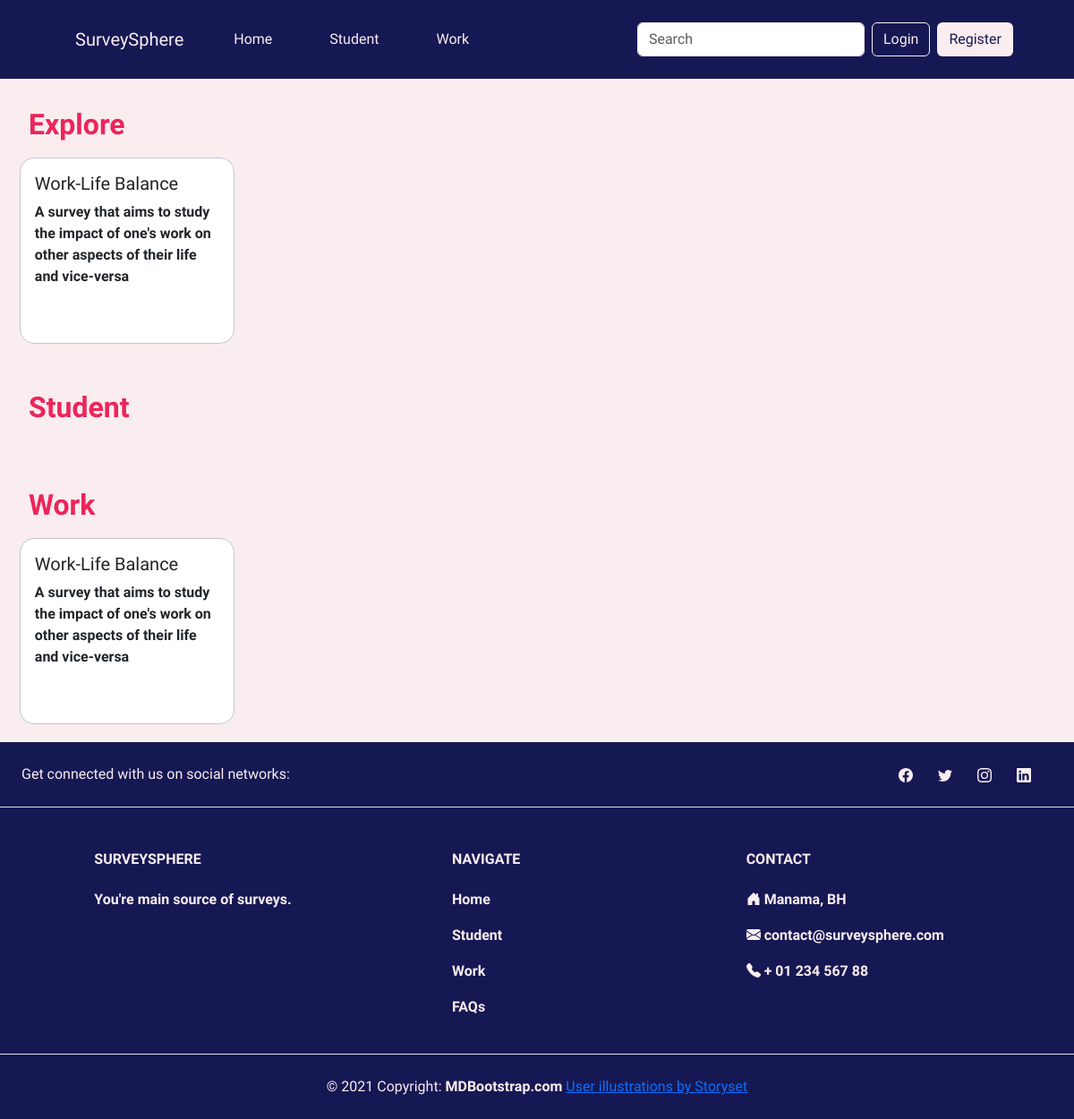
The page /explorepage3.php on the database its author committed.
### tables this page shows
CREATE TABLE `surveys` (
  `surveyID` int(11) NOT NULL,
  `numQuestions` int(11) NOT NULL,
  `numResponses` int(11) NOT NULL DEFAULT 0,
  `date` date NOT NULL,
  `title` varchar(100) NOT NULL,
  `description` text NOT NULL,
  `category` varchar(50) NOT NULL
);

### explorepage3.php (the view, shortened to what this page needs)
<!DOCTYPE html>
<html lang="en">
<head>
    <link href="https://cdn.jsdelivr.net/npm/remixicon@2.5.0/fonts/remixicon.css" rel="stylesheet">
    <link href="https://cdn.jsdelivr.net/npm/bootstrap@5.3.0-alpha3/dist/css/bootstrap.min.css" rel="stylesheet">
     <link rel="stylesheet" href="css/generalstyle.css">
</head>
<body>
<div id="header"><?php include('header.php') ?></div>
<?php $type=array("Explore","Student","Work");?>
    <div class="cointainer" id="main">
    <?php foreach($type as $value){ ?>
        <?php echo"<h2>". $value ."</h2>" ?>
    <div class="wrapper">
       <?php
        try {
            require('database/connection.php');
            if($value == "Explore") {
                $stmt = $db->prepare("SELECT * FROM surveys ORDER BY numResponses DESC LIMIT 20");
                $stmt->execute();
            }
            else {
                $stmt = $db->prepare("SELECT * FROM surveys WHERE category=? ORDER BY surveyID DESC LIMIT 20");
                $stmt->execute(array($value));
            }
          }
          catch(PDOException $e) {
            die("Error: " . $e->getMessage());
          }
       ?>
        <div class="card-wrapper">
        <?php $rs = $stmt->fetchAll() ?>
        <?php foreach($rs as $r){ ?>
            <div class="card">
            <div class="card-body">
             <h5 class="card-title"><?php echo $r['title']; ?> </h5>
             <p class="card-text"><?php echo $r['description']; ?></p>
            </div>
            </div>
    <?php  }  ?>
        </div>
    </div>
    <?php } ?>
    </div>
    <div > <?php include 'footer.html'?> </div>
</body>
</html>

### css/generalstyle.css (style rules this page uses)
body { margin: 0; background-color: #FAEDF0; font-family: 'Cabin', sans-serif; }
#header { background-color: #161853; }
#main { min-height: 40vw; }
.card { width: 14rem; height: 18rem; border-radius: 1rem; position: relative; border: 1px solid #c3c6ce; transition: 0.5s ease-out; overflow: visible; margin: 0 1%; }
#displaySurvey h1,p { font-weight: bold; }
#footer { background-color: #161853; color: #FAEDF0; bottom: 0; }
.smicon a { text-decoration: none; }
.text-reset { text-decoration: none; }

### explorepage3.php (style rules this page uses)
* { margin: 0; padding: 0; box-sizing: border-box; }
.wrapper { position: relative; width: 100%; align-items: center; margin: auto; }
.card-wrapper { align-items: center; margin: 0 auto; display: grid; grid-auto-flow: column; overflow-x: auto; overflow-y: hidden; gap: 10px; padding: 10px; padding-bottom: 20px; scroll-snap-type: x mandatory; scroll-padding-inline: 20px; scroll-behavior: smooth; scrollbar-width: none; }
.card { scroll-snap-align: start; width:15rem; height: 13rem; border-radius: 0.5; }
h2 { color: #EC255A; margin-top: 2rem; margin-left: 2rem; font-weight: bold; }

### rows shown on the page
surveys: title "Work-Life Balance", description "A survey that aims to study the impact of one's work on other aspects of their life and vice-versa"

### other values the page prints
$value "Explore"
$value "Student"
$value "Work"
